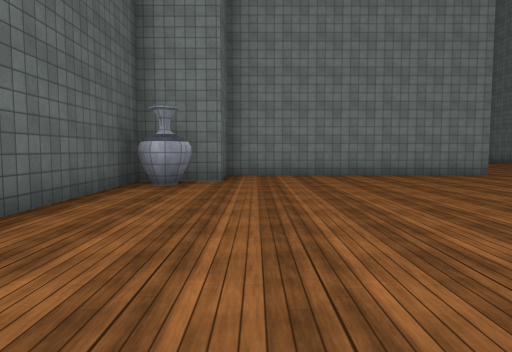
View 1 (above)

24 first-person views from a walk through a scene from a Unity 3-D project. The camera is 1.2 m above the floor, tilts 4° down and sees 70° across. The floor is counted in squares, 2 m on a side. Each view is taken from the middle of a square. On the plan, view 1 faces up. The plan holds only what a view shows up to about 10 squares ahead; the rest is blank. The place goes on beyond the plan. Some surface patterns are stand-ins.

View 2
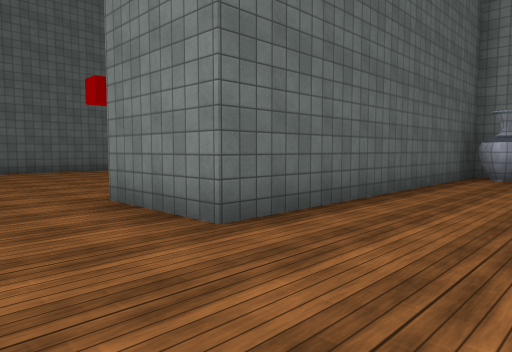

View 3
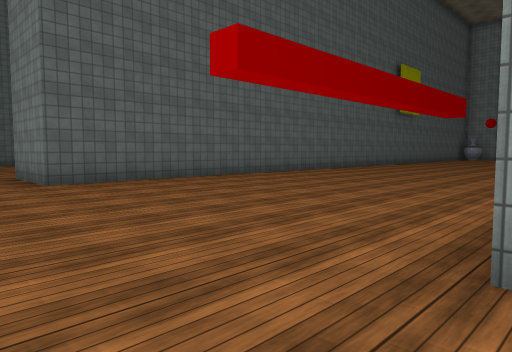

View 4
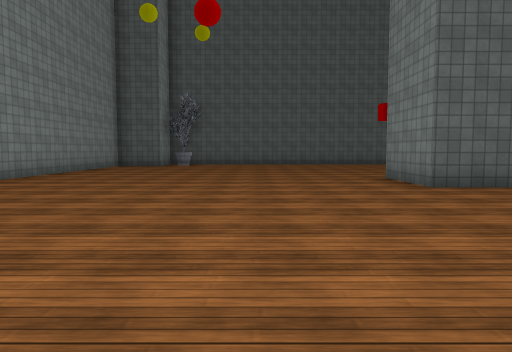

View 5
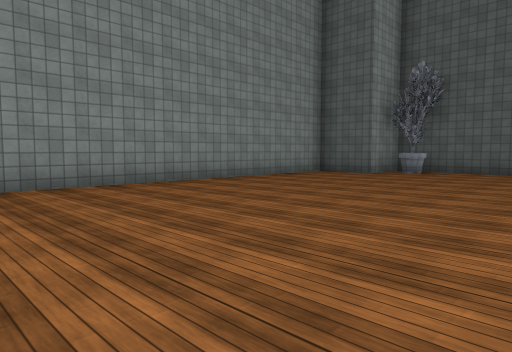

View 6
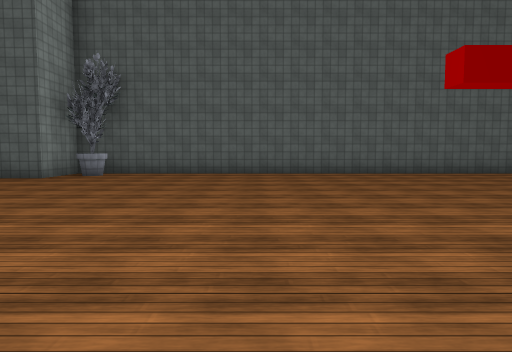

View 7
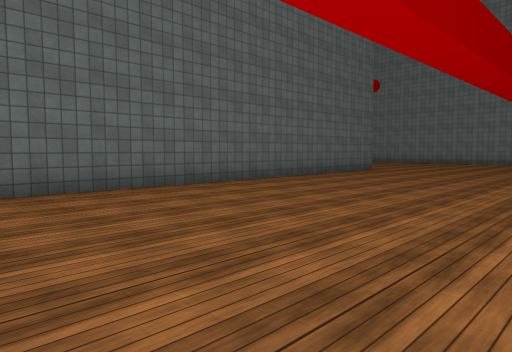

View 8
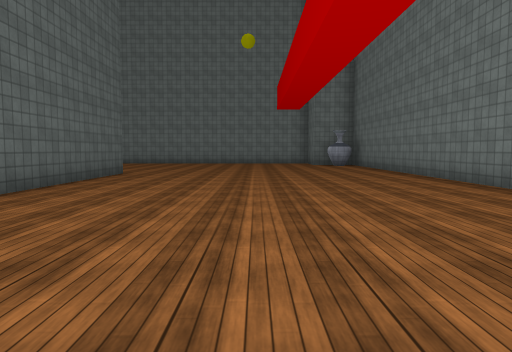

View 9
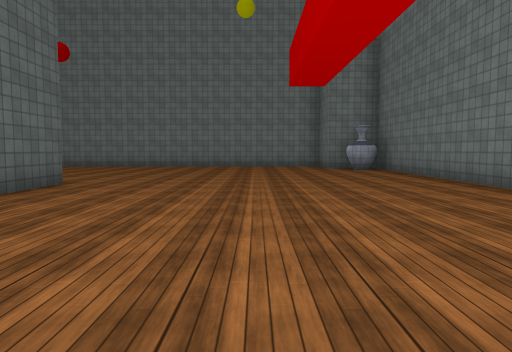

View 10
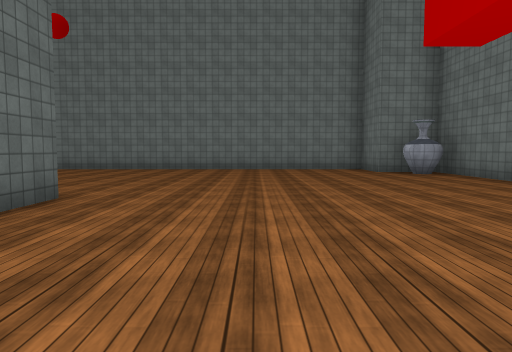

View 11
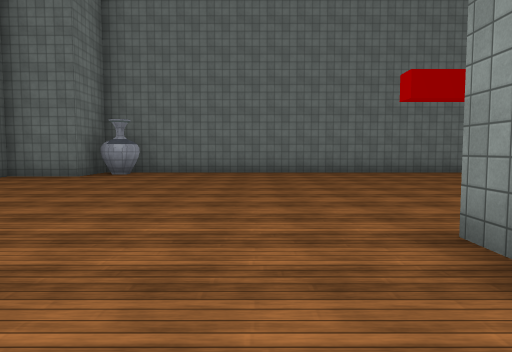

View 12
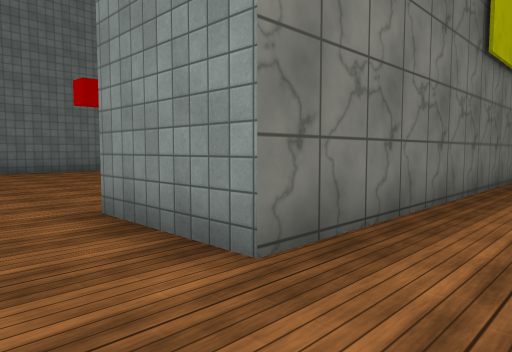

View 13
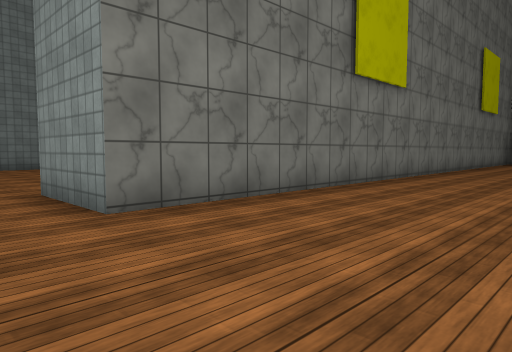

View 14
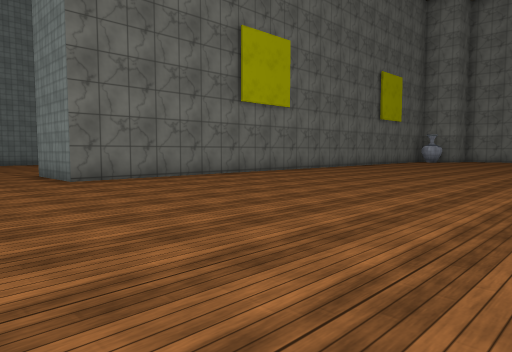

View 15
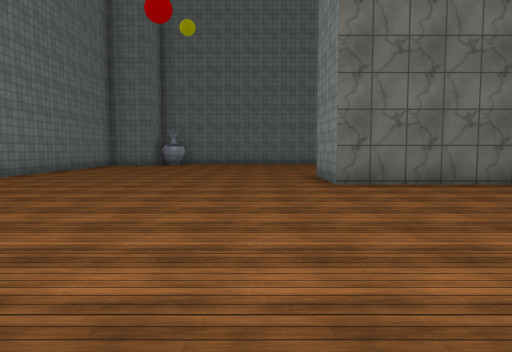

View 16
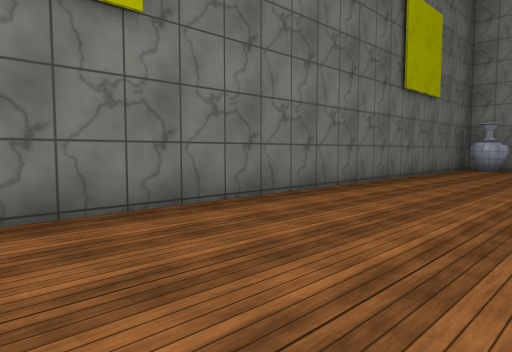

View 17
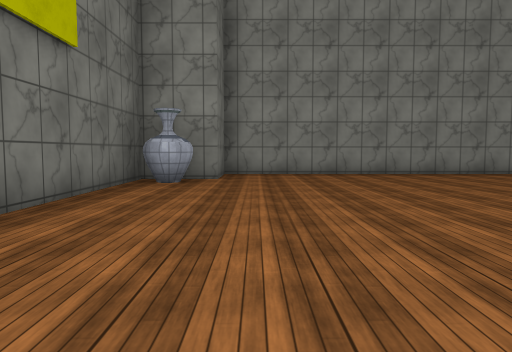

View 18
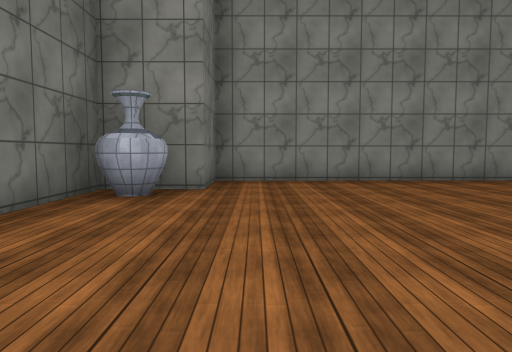

View 19
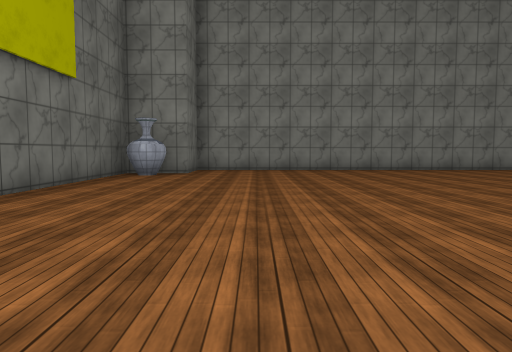

View 20
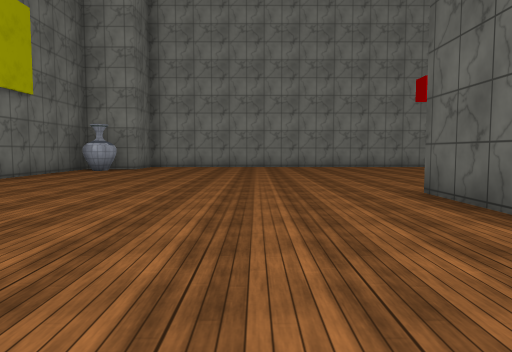

View 21
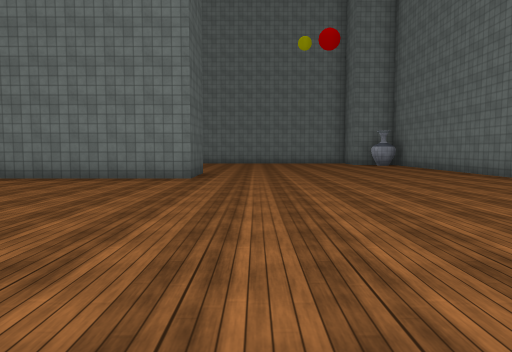

View 22
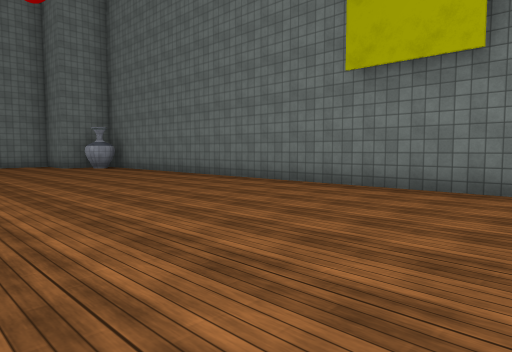

View 23
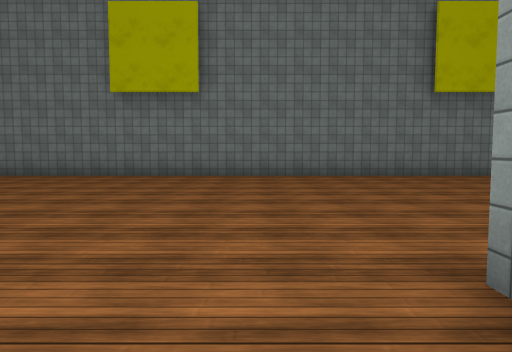

View 24
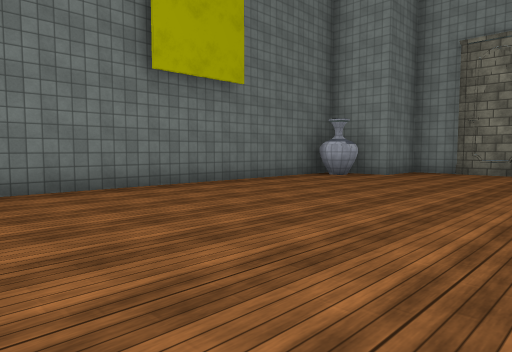

### Floor plan
Points are (right, up) in squares from view 1. A wall is a line through its corners. A room is listed if a view was taken in it or the views show most of it. See-through windows are left out.
Room 1 (views 1, 2, 3, 4, 5, 6, 7, 8, 9, 10, 11, 12, 13, 14, 15, 16, 17, 18, 19, 20, 21, 22, 23, 24)
walls: (-10.9, 5.2) (-10.9, -0.1) (-13.1, -0.1); (-13, 6.2) (-13, 16.1); (-14.6, 16.1) (-14.6, 16.5); (-18, -8.2) (-11, -8.2); (5.6, 10.6) (5.6, 8.8) (-0.7, 8.8) (-0.7, 7.2) (-2.3, 7.2) (-2.3, -0.1) (-4.4, -0.1); (8.7, -8.2) (11, -8.2) (11, -6.6) (12.1, -6.6); (12.7, -6.4) (12.7, 11.6); (-30.5, -8.3) (-24.2, -8.2) (-24.2, -6.6) (-22.6, -6.6) (-22.6, 10.6) (-20.5, 10.6) (-20.5, -6.6) (-18.9, -6.6) (-18.9, -7.6)

Where each view was taken, in squares from view 1:
view 1: 0 up, 0 right, facing up
view 2: 2 down, 0 right, facing up-left
view 3: 2 down, 4 left, facing up-left
view 4: 3 down, 5 left, facing left
view 5: 2 down, 10 left, facing down-left
view 6: 2 down, 11 left, facing left
view 7: 0 up, 15 left, facing up-left
view 8: 1 up, 17 left, facing up
view 9: 4 up, 17 left, facing up
view 10: 6 up, 18 left, facing up
view 11: 12 up, 23 left, facing right
view 12: 12 up, 24 left, facing down-right
view 13: 12 up, 26 left, facing down-right
view 14: 13 up, 30 left, facing down-right
view 15: 12 up, 29 left, facing right
view 16: 6 up, 26 left, facing down-right
view 17: 1 up, 25 left, facing down
view 18: 1 down, 25 left, facing down
view 19: 3 up, 26 left, facing down
view 20: 5 up, 28 left, facing down
view 21: 1 up, 7 right, facing up
view 22: 3 up, 7 right, facing up-right
view 23: 3 up, 4 right, facing right
view 24: 2 up, 7 right, facing down-right
